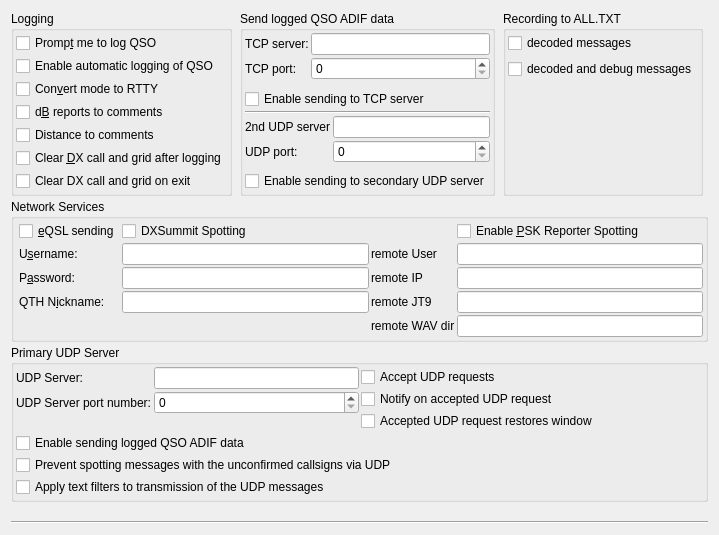
     <widget class="QWidget" name="reporting_tab">
      <attribute name="title">
       <string>Reportin&amp;g</string>
      </attribute>
      <attribute name="toolTip">
       <string>Reporting and logging settings</string>
      </attribute>
      <layout class="QGridLayout" name="gridLayout_18">
       <item row="0" column="0">
        <layout class="QVBoxLayout" name="verticalLayout_17">
         <property name="spacing">
          <number>3</number>
         </property>
         <item>
          <layout class="QHBoxLayout" name="horizontalLayout_21">
           <item>
            <widget class="QGroupBox" name="logging_group_box">
             <property name="title">
              <string>Logging</string>
             </property>
             <layout class="QGridLayout" name="gridLayout_25">
              <property name="leftMargin">
               <number>2</number>
              </property>
              <property name="topMargin">
               <number>2</number>
              </property>
              <property name="rightMargin">
               <number>2</number>
              </property>
              <property name="bottomMargin">
               <number>2</number>
              </property>
              <property name="spacing">
               <number>2</number>
              </property>
              <item row="0" column="0">
               <layout class="QGridLayout" name="gridLayout_23">
                <property name="verticalSpacing">
                 <number>3</number>
                </property>
                <item row="2" column="0">
                 <widget class="QCheckBox" name="log_as_RTTY_check_box">
                  <property name="toolTip">
                   <string>Some logging programs will not accept JT-65 or JT9 as a recognized mode.</string>
                  </property>
                  <property name="text">
                   <string>Con&amp;vert mode to RTTY</string>
                  </property>
                 </widget>
                </item>
                <item row="3" column="0">
                 <widget class="QCheckBox" name="report_in_comments_check_box">
                  <property name="toolTip">
                   <string>Some logging programs will not accept the type of reports
saved by this program.
Check this option to save the sent and received reports in the
comments field.</string>
                  </property>
                  <property name="text">
                   <string>d&amp;B reports to comments</string>
                  </property>
                 </widget>
                </item>
                <item row="6" column="0">
                 <widget class="QCheckBox" name="clear_DX_exit_check_box">
                  <property name="toolTip">
                   <string>&lt;html&gt;&lt;head/&gt;&lt;body&gt;&lt;p&gt;Check this option to force the clearing of the DX Call and DX Grid fields when exiting JTDX. This functionality is intended for UR5EQF logbook software users.&lt;/p&gt;&lt;/body&gt;&lt;/html&gt;</string>
                  </property>
                  <property name="text">
                   <string>Clear DX call and grid on exit</string>
                  </property>
                 </widget>
                </item>
                <item row="0" column="0">
                 <widget class="QCheckBox" name="prompt_to_log_check_box">
                  <property name="toolTip">
                   <string>The program will pop up a partially completed Log QSO dialog when you send a 73 or free text message.</string>
                  </property>
                  <property name="text">
                   <string>Promp&amp;t me to log QSO</string>
                  </property>
                 </widget>
                </item>
                <item row="5" column="0">
                 <widget class="QCheckBox" name="clear_DX_check_box">
                  <property name="toolTip">
                   <string>Check this option to force the clearing of the DX Call
and DX Grid fields when a 73 or free text message is sent.</string>
                  </property>
                  <property name="text">
                   <string>Clear &amp;DX call and grid after logging</string>
                  </property>
                 </widget>
                </item>
                <item row="1" column="0">
                 <widget class="QCheckBox" name="autolog_check_box">
                  <property name="text">
                   <string>Enable automatic logging of QSO</string>
                  </property>
                 </widget>
                </item>
                <item row="4" column="0">
                 <widget class="QCheckBox" name="distance_in_comments_check_box">
                  <property name="toolTip">
                   <string>&lt;html&gt;&lt;head/&gt;&lt;body&gt;&lt;p&gt;Add distance to correspondent to comments in ADIF QSO record.&lt;/p&gt;&lt;/body&gt;&lt;/html&gt;</string>
                  </property>
                  <property name="text">
                   <string>Distance to comments</string>
                  </property>
                 </widget>
                </item>
               </layout>
              </item>
             </layout>
            </widget>
           </item>
           <item>
            <spacer name="horizontalSpacer_16">
             <property name="orientation">
              <enum>Qt::Horizontal</enum>
             </property>
             <property name="sizeHint" stdset="0">
              <size>
               <width>5</width>
               <height>20</height>
              </size>
             </property>
            </spacer>
           </item>
           <item>
            <layout class="QVBoxLayout" name="verticalLayout_26">
             <property name="spacing">
              <number>2</number>
             </property>
             <item>
              <widget class="QGroupBox" name="groupBox_7">
               <property name="toolTip">
                <string>&lt;html&gt;&lt;head/&gt;&lt;body&gt;&lt;p&gt;Connection to external logbook software.&lt;/p&gt;&lt;/body&gt;&lt;/html&gt;</string>
               </property>
               <property name="title">
                <string>Send logged QSO ADIF data</string>
               </property>
               <layout class="QGridLayout" name="gridLayout_32">
                <property name="leftMargin">
                 <number>2</number>
                </property>
                <property name="topMargin">
                 <number>2</number>
                </property>
                <property name="rightMargin">
                 <number>2</number>
                </property>
                <property name="bottomMargin">
                 <number>2</number>
                </property>
                <property name="spacing">
                 <number>2</number>
                </property>
                <item row="0" column="0">
                 <layout class="QVBoxLayout" name="verticalLayout_14">
                  <property name="spacing">
                   <number>2</number>
                  </property>
                  <item>
                   <layout class="QFormLayout" name="formLayout_2">
                    <property name="horizontalSpacing">
                     <number>2</number>
                    </property>
                    <property name="verticalSpacing">
                     <number>2</number>
                    </property>
                    <item row="0" column="0">
                     <widget class="QLabel" name="label_21">
                      <property name="toolTip">
                       <string>&lt;html&gt;&lt;head/&gt;&lt;body&gt;&lt;p&gt;TCP server name or address&lt;/p&gt;&lt;/body&gt;&lt;/html&gt;</string>
                      </property>
                      <property name="text">
                       <string>TCP server:</string>
                      </property>
                     </widget>
                    </item>
                    <item row="0" column="1">
                     <widget class="QLineEdit" name="tcp_server_line_edit">
                      <property name="sizePolicy">
                       <sizepolicy hsizetype="Preferred" vsizetype="Fixed">
                        <horstretch>0</horstretch>
                        <verstretch>0</verstretch>
                       </sizepolicy>
                      </property>
                      <property name="toolTip">
                       <string>&lt;html&gt;&lt;head/&gt;&lt;body&gt;&lt;p&gt;TCP server name or address&lt;/p&gt;&lt;/body&gt;&lt;/html&gt;</string>
                      </property>
                     </widget>
                    </item>
                    <item row="3" column="0">
                     <widget class="QLabel" name="label_22">
                      <property name="toolTip">
                       <string>&lt;html&gt;&lt;head/&gt;&lt;body&gt;&lt;p&gt;TCP server port number&lt;/p&gt;&lt;/body&gt;&lt;/html&gt;</string>
                      </property>
                      <property name="text">
                       <string>TCP port:</string>
                      </property>
                     </widget>
                    </item>
                    <item row="3" column="1">
                     <widget class="QSpinBox" name="tcp_server_port_spin_box">
                      <property name="toolTip">
                       <string>&lt;html&gt;&lt;head/&gt;&lt;body&gt;&lt;p&gt;TCP server port number&lt;/p&gt;&lt;/body&gt;&lt;/html&gt;</string>
                      </property>
                      <property name="maximum">
                       <number>65534</number>
                      </property>
                     </widget>
                    </item>
                   </layout>
                  </item>
                  <item>
                   <widget class="QCheckBox" name="TCP_checkBox">
                    <property name="toolTip">
                     <string/>
                    </property>
                    <property name="text">
                     <string>Enable sending to TCP server</string>
                    </property>
                   </widget>
                  </item>
                  <item>
                   <widget class="Line" name="line_5">
                    <property name="orientation">
                     <enum>Qt::Horizontal</enum>
                    </property>
                   </widget>
                  </item>
                  <item>
                   <layout class="QFormLayout" name="formLayout_3">
                    <property name="horizontalSpacing">
                     <number>2</number>
                    </property>
                    <property name="verticalSpacing">
                     <number>2</number>
                    </property>
                    <item row="0" column="0">
                     <widget class="QLabel" name="label_33">
                      <property name="toolTip">
                       <string comment="&lt;html&gt;&lt;head/&gt;&lt;body&gt;&lt;p&gt;secondary UDP server name or address&lt;/p&gt;&lt;/body&gt;&lt;/html&gt;"/>
                      </property>
                      <property name="text">
                       <string>2nd UDP server</string>
                      </property>
                     </widget>
                    </item>
                    <item row="0" column="1">
                     <widget class="QLineEdit" name="udp2_server_line_edit">
                      <property name="toolTip">
                       <string comment="&lt;html&gt;&lt;head/&gt;&lt;body&gt;&lt;p&gt;secondary UDP server name or address&lt;/p&gt;&lt;/body&gt;&lt;/html&gt;"/>
                      </property>
                     </widget>
                    </item>
                    <item row="1" column="0">
                     <widget class="QLabel" name="label_34">
                      <property name="toolTip">
                       <string>&lt;html&gt;&lt;head/&gt;&lt;body&gt;&lt;p&gt;secondary UDP server port number&lt;/p&gt;&lt;/body&gt;&lt;/html&gt;</string>
                      </property>
                      <property name="text">
                       <string>UDP port:</string>
                      </property>
                     </widget>
                    </item>
                    <item row="1" column="1">
                     <widget class="QSpinBox" name="udp2_server_port_spin_box">
                      <property name="toolTip">
                       <string>&lt;html&gt;&lt;head/&gt;&lt;body&gt;&lt;p&gt;secondary UDP server port number&lt;/p&gt;&lt;/body&gt;&lt;/html&gt;</string>
                      </property>
                     </widget>
                    </item>
                   </layout>
                  </item>
                  <item>
                   <widget class="QCheckBox" name="udp2_enable_check_box">
                    <property name="text">
                     <string>Enable sending to secondary UDP server</string>
                    </property>
                   </widget>
                  </item>
                 </layout>
                </item>
               </layout>
              </widget>
             </item>
            </layout>
           </item>
           <item>
            <spacer name="horizontalSpacer_31">
             <property name="orientation">
              <enum>Qt::Horizontal</enum>
             </property>
             <property name="sizeHint" stdset="0">
              <size>
               <width>5</width>
               <height>20</height>
              </size>
             </property>
            </spacer>
           </item>
           <item>
            <widget class="QGroupBox" name="groupBox_12">
             <property name="maximumSize">
              <size>
               <width>16777215</width>
               <height>16777215</height>
              </size>
             </property>
             <property name="toolTip">
              <string>&lt;html&gt;&lt;head/&gt;&lt;body&gt;&lt;p&gt;Allows to configure data for recording into the ALL.TXT file. Recording of TX messages can not be switched off.&lt;/p&gt;&lt;/body&gt;&lt;/html&gt;</string>
             </property>
             <property name="title">
              <string>Recording to ALL.TXT</string>
             </property>
             <layout class="QVBoxLayout" name="verticalLayout_21">
              <property name="leftMargin">
               <number>2</number>
              </property>
              <property name="topMargin">
               <number>2</number>
              </property>
              <property name="rightMargin">
               <number>2</number>
              </property>
              <property name="bottomMargin">
               <number>2</number>
              </property>
              <item>
               <layout class="QVBoxLayout" name="verticalLayout_20">
                <item>
                 <layout class="QVBoxLayout" name="verticalLayout_19">
                  <item>
                   <widget class="QCheckBox" name="write_decoded_check_box">
                    <property name="text">
                     <string>decoded messages</string>
                    </property>
                   </widget>
                  </item>
                  <item>
                   <widget class="QCheckBox" name="write_decoded_debug_check_box">
                    <property name="text">
                     <string>decoded and debug messages</string>
                    </property>
                   </widget>
                  </item>
                 </layout>
                </item>
                <item>
                 <spacer name="verticalSpacer_19">
                  <property name="orientation">
                   <enum>Qt::Vertical</enum>
                  </property>
                  <property name="sizeHint" stdset="0">
                   <size>
                    <width>20</width>
                    <height>40</height>
                   </size>
                  </property>
                 </spacer>
                </item>
               </layout>
              </item>
             </layout>
            </widget>
           </item>
           <item>
            <spacer name="horizontalSpacer_15">
             <property name="orientation">
              <enum>Qt::Horizontal</enum>
             </property>
             <property name="sizeHint" stdset="0">
              <size>
               <width>5</width>
               <height>20</height>
              </size>
             </property>
            </spacer>
           </item>
          </layout>
         </item>
         <item>
          <widget class="QGroupBox" name="network_group_box">
           <property name="title">
            <string>Network Services</string>
           </property>
           <layout class="QGridLayout" name="gridLayout_17">
            <property name="leftMargin">
             <number>5</number>
            </property>
            <property name="topMargin">
             <number>2</number>
            </property>
            <property name="rightMargin">
             <number>2</number>
            </property>
            <property name="bottomMargin">
             <number>2</number>
            </property>
            <property name="spacing">
             <number>2</number>
            </property>
            <item row="0" column="2">
             <widget class="QCheckBox" name="dxsummit_check_box">
              <property name="text">
               <string>DXSummit Spotting </string>
              </property>
             </widget>
            </item>
            <item row="2" column="4">
             <widget class="QLineEdit" name="remoteuser_edit"/>
            </item>
            <item row="3" column="0">
             <widget class="QLabel" name="eqslpasswd_label">
              <property name="text">
               <string>P&amp;assword:</string>
              </property>
              <property name="buddy">
               <cstring>eqslpasswd_edit</cstring>
              </property>
             </widget>
            </item>
            <item row="3" column="3">
             <widget class="QLabel" name="label_36">
              <property name="text">
               <string>remote IP</string>
              </property>
             </widget>
            </item>
            <item row="0" column="0">
             <widget class="QCheckBox" name="eqsl_check_box">
              <property name="toolTip">
               <string>The program can send logged QSO info to the http://www.eqsl.cc web site.</string>
              </property>
              <property name="text">
               <string>&amp;eQSL sending</string>
              </property>
             </widget>
            </item>
            <item row="2" column="3">
             <widget class="QLabel" name="label_35">
              <property name="text">
               <string>remote User</string>
              </property>
             </widget>
            </item>
            <item row="3" column="2">
             <widget class="QLineEdit" name="eqslpasswd_edit">
              <property name="toolTip">
               <string>EQSL Password.</string>
              </property>
              <property name="echoMode">
               <enum>QLineEdit::Password</enum>
              </property>
             </widget>
            </item>
            <item row="2" column="0">
             <widget class="QLabel" name="eqsluser_label">
              <property name="text">
               <string>U&amp;sername:</string>
              </property>
              <property name="buddy">
               <cstring>eqsluser_edit</cstring>
              </property>
             </widget>
            </item>
            <item row="3" column="4">
             <widget class="QLineEdit" name="remoteip_edit"/>
            </item>
            <item row="0" column="4">
             <widget class="QCheckBox" name="psk_reporter_check_box">
              <property name="toolTip">
               <string>The program can send your station details and all
decoded signals as spots to the http://pskreporter.info web site.
This is used for reverse beacon analysis which is very useful
for assessing propagation and system performance.</string>
              </property>
              <property name="text">
               <string>Enable &amp;PSK Reporter Spotting</string>
              </property>
             </widget>
            </item>
            <item row="5" column="3">
             <widget class="QLabel" name="label_37">
              <property name="text">
               <string>remote WAV dir</string>
              </property>
             </widget>
            </item>
            <item row="2" column="2">
             <widget class="QLineEdit" name="eqsluser_edit">
              <property name="toolTip">
               <string>EQSL Username.</string>
              </property>
             </widget>
            </item>
            <item row="4" column="3">
             <widget class="QLabel" name="label_38">
              <property name="text">
               <string>remote JT9</string>
              </property>
             </widget>
            </item>
            <item row="4" column="2">
             <widget class="QLineEdit" name="eqslnick_edit">
              <property name="toolTip">
               <string>EQSL OTH Nickname.</string>
              </property>
             </widget>
            </item>
            <item row="4" column="0">
             <widget class="QLabel" name="eqslnick_label">
              <property name="text">
               <string>QTH N&amp;ickname:</string>
              </property>
              <property name="buddy">
               <cstring>eqslnick_edit</cstring>
              </property>
             </widget>
            </item>
            <item row="4" column="4">
             <widget class="QLineEdit" name="remotejt9_edit"/>
            </item>
            <item row="5" column="4">
             <widget class="QLineEdit" name="remotewavdir_edit"/>
            </item>
           </layout>
          </widget>
         </item>
         <item>
          <widget class="QGroupBox" name="groupBox_4">
           <property name="toolTip">
            <string>&lt;html&gt;&lt;head/&gt;&lt;body&gt;&lt;p&gt;Primary UDP connection to external software.&lt;/p&gt;&lt;/body&gt;&lt;/html&gt;</string>
           </property>
           <property name="title">
            <string>Primary UDP Server</string>
           </property>
           <layout class="QGridLayout" name="gridLayout_16">
            <property name="leftMargin">
             <number>2</number>
            </property>
            <property name="topMargin">
             <number>2</number>
            </property>
            <property name="rightMargin">
             <number>2</number>
            </property>
            <property name="bottomMargin">
             <number>2</number>
            </property>
            <property name="spacing">
             <number>2</number>
            </property>
            <item row="0" column="0">
             <layout class="QVBoxLayout" name="verticalLayout_5">
              <item>
               <layout class="QHBoxLayout" name="horizontalLayout_26">
                <item>
                 <layout class="QFormLayout" name="formLayout_6">
                  <property name="fieldGrowthPolicy">
                   <enum>QFormLayout::AllNonFixedFieldsGrow</enum>
                  </property>
                  <item row="0" column="0">
                   <widget class="QLabel" name="udp_server_label">
                    <property name="text">
                     <string>UDP Server:</string>
                    </property>
                    <property name="buddy">
                     <cstring>udp_server_line_edit</cstring>
                    </property>
                   </widget>
                  </item>
                  <item row="0" column="1">
                   <widget class="QLineEdit" name="udp_server_line_edit">
                    <property name="sizePolicy">
                     <sizepolicy hsizetype="Preferred" vsizetype="Fixed">
                      <horstretch>0</horstretch>
                      <verstretch>0</verstretch>
                     </sizepolicy>
                    </property>
                    <property name="toolTip">
                     <string>&lt;html&gt;&lt;head/&gt;&lt;body&gt;&lt;p&gt;Optional hostname of network service to receive decodes.&lt;/p&gt;&lt;p&gt;Formats:&lt;/p&gt;&lt;ul style=&quot;margin-top: 0px; margin-bottom: 0px; margin-left: 0px; margin-right: 0px; -qt-list-indent: 1;&quot;&gt;&lt;li style=&quot; margin-top:12px; margin-bottom:0px; margin-left:0px; margin-right:0px; -qt-block-indent:0; text-indent:0px;&quot;&gt;hostname&lt;/li&gt;&lt;li style=&quot; margin-top:0px; margin-bottom:0px; margin-left:0px; margin-right:0px; -qt-block-indent:0; text-indent:0px;&quot;&gt;IPv4 address&lt;/li&gt;&lt;li style=&quot; margin-top:0px; margin-bottom:0px; margin-left:0px; margin-right:0px; -qt-block-indent:0; text-indent:0px;&quot;&gt;IPv6 address&lt;/li&gt;&lt;li style=&quot; margin-top:0px; margin-bottom:0px; margin-left:0px; margin-right:0px; -qt-block-indent:0; text-indent:0px;&quot;&gt;IPv4 multicast group address&lt;/li&gt;&lt;li style=&quot; margin-top:0px; margin-bottom:0px; margin-left:0px; margin-right:0px; -qt-block-indent:0; text-indent:0px;&quot;&gt;IPv6 multicast group address&lt;/li&gt;&lt;/ul&gt;&lt;p&gt;Clearing this field will disable the broadcasting of UDP status updates.&lt;/p&gt;&lt;/body&gt;&lt;/html&gt;</string>
                    </property>
                    <property name="inputMethodHints">
                     <set>Qt::ImhDigitsOnly</set>
                    </property>
                   </widget>
                  </item>
                  <item row="1" column="0">
                   <widget class="QLabel" name="label_6">
                    <property name="text">
                     <string>UDP Server port number:</string>
                    </property>
                    <property name="buddy">
                     <cstring>udp_server_port_spin_box</cstring>
                    </property>
                   </widget>
                  </item>
                  <item row="1" column="1">
                   <widget class="QSpinBox" name="udp_server_port_spin_box">
                    <property name="toolTip">
                     <string>&lt;html&gt;&lt;head/&gt;&lt;body&gt;&lt;p&gt;Enter the service port number of the UDP server that JTDX should send updates to. If this is zero no updates will be broadcast.&lt;/p&gt;&lt;/body&gt;&lt;/html&gt;</string>
                    </property>
                    <property name="minimum">
                     <number>0</number>
                    </property>
                    <property name="maximum">
                     <number>65534</number>
                    </property>
                   </widget>
                  </item>
                 </layout>
                </item>
                <item>
                 <layout class="QVBoxLayout" name="verticalLayout_11">
                  <item>
                   <widget class="QCheckBox" name="accept_udp_requests_check_box">
                    <property name="toolTip">
                     <string>&lt;html&gt;&lt;head/&gt;&lt;body&gt;&lt;p&gt;With this enabled JTDX will accept certain requests back from a UDP server that receives decode messages.&lt;/p&gt;&lt;/body&gt;&lt;/html&gt;</string>
                    </property>
                    <property name="text">
                     <string>Accept UDP requests</string>
                    </property>
                   </widget>
                  </item>
                  <item>
                   <widget class="QCheckBox" name="udpWindowToFront">
                    <property name="toolTip">
                     <string>&lt;html&gt;&lt;head/&gt;&lt;body&gt;&lt;p&gt;Indicate acceptance of an incoming UDP request. The effect of this option varies depending on the operating system and window manager, its intent is to notify the acceptance of an incoming UDP request even if this application is minimized or hidden.&lt;/p&gt;&lt;/body&gt;&lt;/html&gt;</string>
                    </property>
                    <property name="text">
                     <string>Notify on accepted UDP request</string>
                    </property>
                   </widget>
                  </item>
                  <item>
                   <widget class="QCheckBox" name="udpWindowRestore">
                    <property name="toolTip">
                     <string>&lt;html&gt;&lt;head/&gt;&lt;body&gt;&lt;p&gt;Restore the window from minimized if an UDP request is accepted.&lt;/p&gt;&lt;/body&gt;&lt;/html&gt;</string>
                    </property>
                    <property name="text">
                     <string>Accepted UDP request restores window</string>
                    </property>
                   </widget>
                  </item>
                 </layout>
                </item>
               </layout>
              </item>
              <item>
               <widget class="QCheckBox" name="udp1_adif_enable_check_box">
                <property name="text">
                 <string>Enable sending logged QSO ADIF data</string>
                </property>
               </widget>
              </item>
              <item>
               <widget class="QCheckBox" name="preventFalseUDP_check_box">
                <property name="enabled">
                 <bool>true</bool>
                </property>
                <property name="toolTip">
                 <string>&lt;html&gt;&lt;head/&gt;&lt;body&gt;&lt;p&gt;Messages marked by questionmark will not be passed to JTAlert and other UDP based software.&lt;/p&gt;&lt;/body&gt;&lt;/html&gt;</string>
                </property>
                <property name="text">
                 <string>Prevent spotting messages with the unconfirmed callsigns via UDP</string>
                </property>
               </widget>
              </item>
              <item>
               <widget class="QCheckBox" name="filterUDP_check_box">
                <property name="toolTip">
                 <string>&lt;html&gt;&lt;head/&gt;&lt;body&gt;&lt;p&gt;Selected text filters will be applied to limit transmission of the UDP messages from JTDX, for instance messages from some continents can be blocked.&lt;/p&gt;&lt;/body&gt;&lt;/html&gt;</string>
                </property>
                <property name="text">
                 <string>Apply text filters to transmission of the UDP messages</string>
                </property>
               </widget>
              </item>
             </layout>
            </item>
           </layout>
          </widget>
         </item>
         <item>
          <spacer name="verticalSpacer_4">
           <property name="orientation">
            <enum>Qt::Vertical</enum>
           </property>
           <property name="sizeHint" stdset="0">
            <size>
             <width>20</width>
             <height>13</height>
            </size>
           </property>
          </spacer>
         </item>
        </layout>
       </item>
       <item row="1" column="0">
        <widget class="Line" name="line_8">
         <property name="orientation">
          <enum>Qt::Horizontal</enum>
         </property>
        </widget>
       </item>
      </layout>
     </widget>
